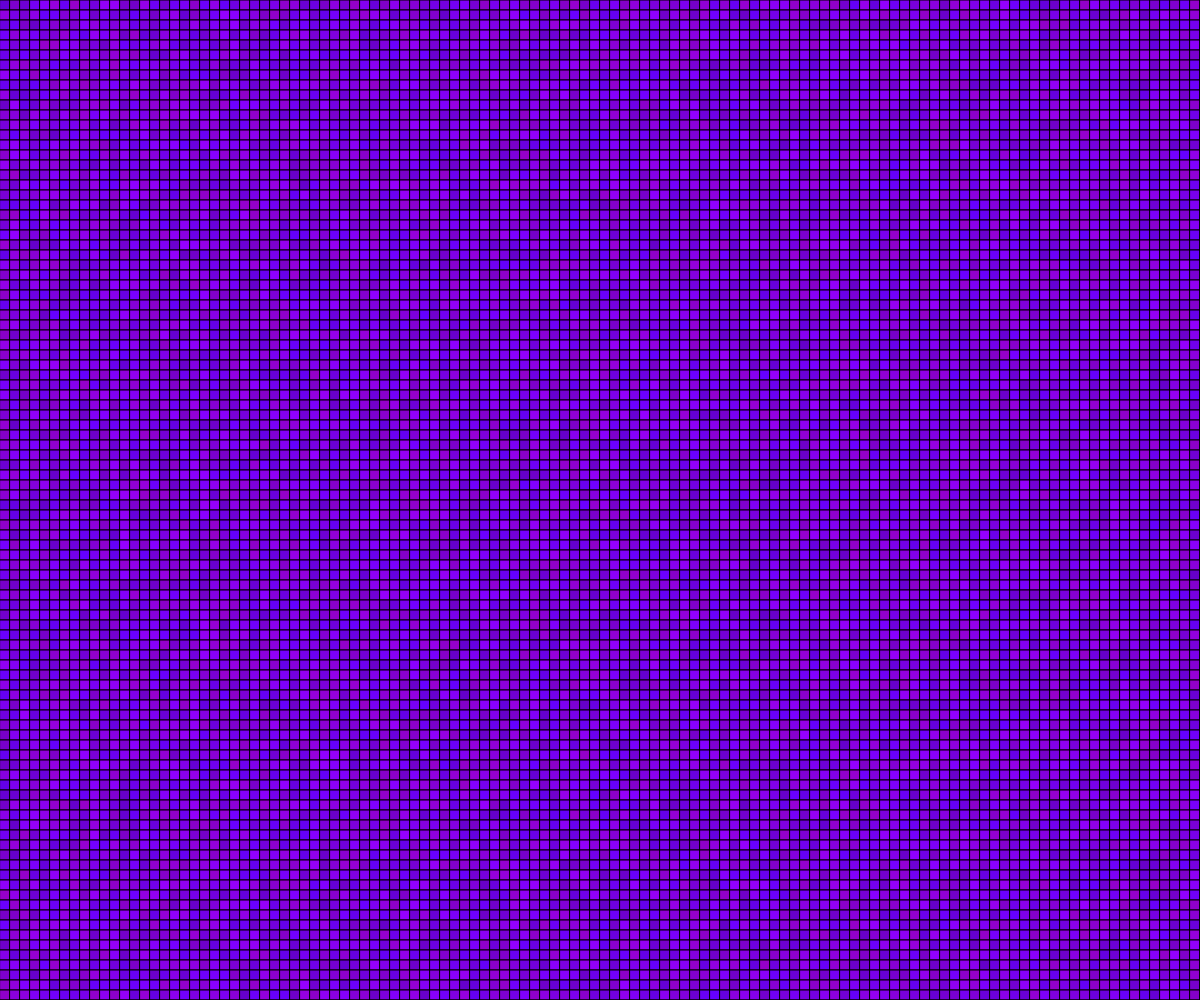
Frame 1 (no input)
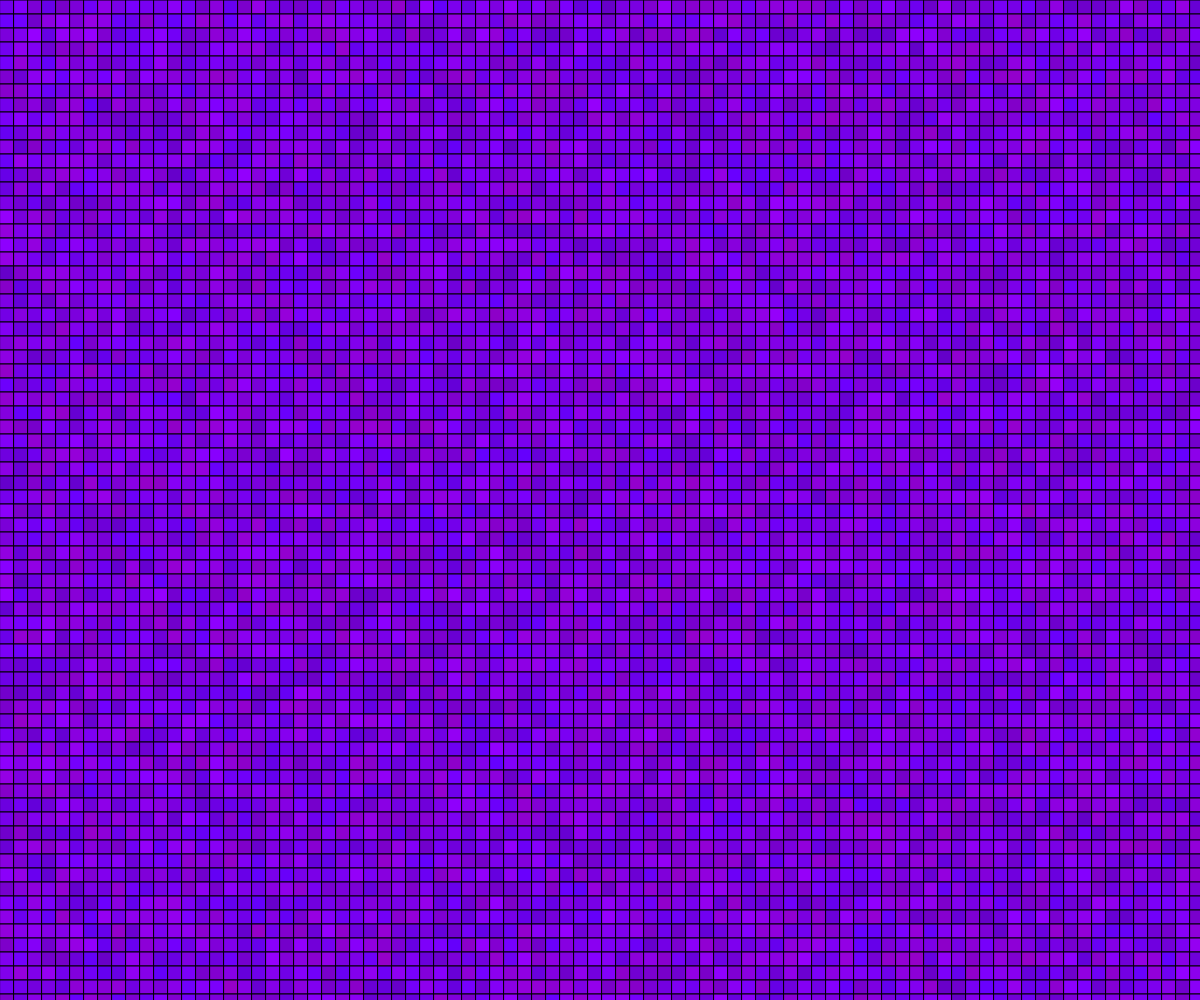
Frame 2 (the mouse pressed at the canvas centre, redrawn once)

The p5.js sketch that drew these frames (run headless with seeded random() and noise() and a simulated clock; the mouse was pressed at the canvas centre and the sketch redrawn once):

// p5.js sketch
// ── sketch.js
// Color Grid
// Conner Woods
// March 8th
//
// Extra for Experts:
// - describe what you did to take this project "above and beyond"


let x;
let y;
let rectSize = 10;
//creating size for squares

function mousePressed(){
  if (mouseButton === LEFT){
    rectSize = rectSize + 2;
    colorGrid();
    //making sqaures bigger
  }
  if (mouseButton === RIGHT){
    rectSize = rectSize - 2;
    colorGrid();
    //making squares smaller
  }
}

function colorGrid(){
  for (x = 0; x <= width; x += rectSize){
    for (y = 0; y <= height; y += rectSize){
      fill(random(100, 150), 0, random(200, 255));
      rect(x, y, rectSize, rectSize);
      //creating squares  
    }
  }
}

function keyPressed(){
  colorGrid();
  //reseting colors
}

function setup() {
  createCanvas(windowWidth, windowHeight);
  noLoop();
  //Stuff
}

function draw() {
  colorGrid();
  mousePressed();
  keyPressed();
  //putting everything together
}
